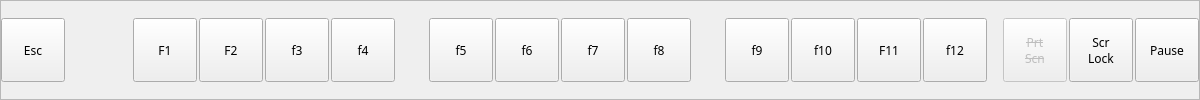
              <widget class="QFrame" name="fnRow">
               <property name="sizePolicy">
                <sizepolicy hsizetype="Maximum" vsizetype="Maximum">
                 <horstretch>0</horstretch>
                 <verstretch>0</verstretch>
                </sizepolicy>
               </property>
               <property name="frameShape">
                <enum>QFrame::Shape::StyledPanel</enum>
               </property>
               <property name="frameShadow">
                <enum>QFrame::Shadow::Sunken</enum>
               </property>
               <layout class="QHBoxLayout" name="horizontalLayout_25">
                <property name="spacing">
                 <number>2</number>
                </property>
                <property name="leftMargin">
                 <number>0</number>
                </property>
                <property name="topMargin">
                 <number>0</number>
                </property>
                <property name="rightMargin">
                 <number>0</number>
                </property>
                <property name="bottomMargin">
                 <number>0</number>
                </property>
                <item>
                 <widget class="QPushButton" name="btn_esc">
                  <property name="sizePolicy">
                   <sizepolicy hsizetype="Fixed" vsizetype="Minimum">
                    <horstretch>0</horstretch>
                    <verstretch>0</verstretch>
                   </sizepolicy>
                  </property>
                  <property name="minimumSize">
                   <size>
                    <width>64</width>
                    <height>64</height>
                   </size>
                  </property>
                  <property name="maximumSize">
                   <size>
                    <width>64</width>
                    <height>64</height>
                   </size>
                  </property>
                  <property name="font">
                   <font>
                    <family>TF2 Build</family>
                    <italic>false</italic>
                    <bold>false</bold>
                    <stylestrategy>PreferDefault</stylestrategy>
                   </font>
                  </property>
                  <property name="cursor">
                   <cursorShape>PointingHandCursor</cursorShape>
                  </property>
                  <property name="text">
                   <string>Esc</string>
                  </property>
                  <property name="autoRepeat">
                   <bool>false</bool>
                  </property>
                  <attribute name="buttonGroup">
                   <string notr="true">keybButtons</string>
                  </attribute>
                 </widget>
                </item>
                <item>
                 <spacer name="horizontalSpacer_2">
                  <property name="orientation">
                   <enum>Qt::Orientation::Horizontal</enum>
                  </property>
                  <property name="sizeType">
                   <enum>QSizePolicy::Policy::Fixed</enum>
                  </property>
                  <property name="sizeHint" stdset="0">
                   <size>
                    <width>66</width>
                    <height>1</height>
                   </size>
                  </property>
                 </spacer>
                </item>
                <item>
                 <widget class="QPushButton" name="btn_f1">
                  <property name="sizePolicy">
                   <sizepolicy hsizetype="Fixed" vsizetype="Minimum">
                    <horstretch>0</horstretch>
                    <verstretch>0</verstretch>
                   </sizepolicy>
                  </property>
                  <property name="minimumSize">
                   <size>
                    <width>64</width>
                    <height>64</height>
                   </size>
                  </property>
                  <property name="maximumSize">
                   <size>
                    <width>64</width>
                    <height>64</height>
                   </size>
                  </property>
                  <property name="font">
                   <font>
                    <family>TF2 Build</family>
                    <italic>false</italic>
                    <bold>false</bold>
                    <stylestrategy>PreferDefault</stylestrategy>
                   </font>
                  </property>
                  <property name="cursor">
                   <cursorShape>PointingHandCursor</cursorShape>
                  </property>
                  <property name="text">
                   <string>F1</string>
                  </property>
                  <property name="autoRepeat">
                   <bool>false</bool>
                  </property>
                  <attribute name="buttonGroup">
                   <string notr="true">keybButtons</string>
                  </attribute>
                 </widget>
                </item>
                <item>
                 <widget class="QPushButton" name="btn_f2">
                  <property name="sizePolicy">
                   <sizepolicy hsizetype="Fixed" vsizetype="Minimum">
                    <horstretch>0</horstretch>
                    <verstretch>0</verstretch>
                   </sizepolicy>
                  </property>
                  <property name="minimumSize">
                   <size>
                    <width>64</width>
                    <height>64</height>
                   </size>
                  </property>
                  <property name="maximumSize">
                   <size>
                    <width>64</width>
                    <height>64</height>
                   </size>
                  </property>
                  <property name="font">
                   <font>
                    <family>TF2 Build</family>
                    <italic>false</italic>
                    <bold>false</bold>
                    <stylestrategy>PreferDefault</stylestrategy>
                   </font>
                  </property>
                  <property name="cursor">
                   <cursorShape>PointingHandCursor</cursorShape>
                  </property>
                  <property name="text">
                   <string>F2</string>
                  </property>
                  <property name="autoRepeat">
                   <bool>false</bool>
                  </property>
                  <attribute name="buttonGroup">
                   <string notr="true">keybButtons</string>
                  </attribute>
                 </widget>
                </item>
                <item>
                 <widget class="QPushButton" name="btn_f3">
                  <property name="sizePolicy">
                   <sizepolicy hsizetype="Fixed" vsizetype="Minimum">
                    <horstretch>0</horstretch>
                    <verstretch>0</verstretch>
                   </sizepolicy>
                  </property>
                  <property name="minimumSize">
                   <size>
                    <width>64</width>
                    <height>64</height>
                   </size>
                  </property>
                  <property name="maximumSize">
                   <size>
                    <width>64</width>
                    <height>64</height>
                   </size>
                  </property>
                  <property name="font">
                   <font>
                    <family>TF2 Build</family>
                    <italic>false</italic>
                    <bold>false</bold>
                    <stylestrategy>PreferDefault</stylestrategy>
                   </font>
                  </property>
                  <property name="cursor">
                   <cursorShape>PointingHandCursor</cursorShape>
                  </property>
                  <property name="text">
                   <string>f3</string>
                  </property>
                  <property name="autoRepeat">
                   <bool>false</bool>
                  </property>
                  <attribute name="buttonGroup">
                   <string notr="true">keybButtons</string>
                  </attribute>
                 </widget>
                </item>
                <item>
                 <widget class="QPushButton" name="btn_f4">
                  <property name="sizePolicy">
                   <sizepolicy hsizetype="Fixed" vsizetype="Minimum">
                    <horstretch>0</horstretch>
                    <verstretch>0</verstretch>
                   </sizepolicy>
                  </property>
                  <property name="minimumSize">
                   <size>
                    <width>64</width>
                    <height>64</height>
                   </size>
                  </property>
                  <property name="maximumSize">
                   <size>
                    <width>64</width>
                    <height>64</height>
                   </size>
                  </property>
                  <property name="font">
                   <font>
                    <family>TF2 Build</family>
                    <italic>false</italic>
                    <bold>false</bold>
                    <stylestrategy>PreferDefault</stylestrategy>
                   </font>
                  </property>
                  <property name="cursor">
                   <cursorShape>PointingHandCursor</cursorShape>
                  </property>
                  <property name="text">
                   <string>f4</string>
                  </property>
                  <property name="autoRepeat">
                   <bool>false</bool>
                  </property>
                  <attribute name="buttonGroup">
                   <string notr="true">keybButtons</string>
                  </attribute>
                 </widget>
                </item>
                <item>
                 <spacer name="horizontalSpacer_3">
                  <property name="orientation">
                   <enum>Qt::Orientation::Horizontal</enum>
                  </property>
                  <property name="sizeType">
                   <enum>QSizePolicy::Policy::Fixed</enum>
                  </property>
                  <property name="sizeHint" stdset="0">
                   <size>
                    <width>32</width>
                    <height>0</height>
                   </size>
                  </property>
                 </spacer>
                </item>
                <item>
                 <widget class="QPushButton" name="btn_f5">
                  <property name="sizePolicy">
                   <sizepolicy hsizetype="Fixed" vsizetype="Minimum">
                    <horstretch>0</horstretch>
                    <verstretch>0</verstretch>
                   </sizepolicy>
                  </property>
                  <property name="minimumSize">
                   <size>
                    <width>64</width>
                    <height>64</height>
                   </size>
                  </property>
                  <property name="maximumSize">
                   <size>
                    <width>64</width>
                    <height>64</height>
                   </size>
                  </property>
                  <property name="font">
                   <font>
                    <family>TF2 Build</family>
                    <italic>false</italic>
                    <bold>false</bold>
                    <stylestrategy>PreferDefault</stylestrategy>
                   </font>
                  </property>
                  <property name="cursor">
                   <cursorShape>PointingHandCursor</cursorShape>
                  </property>
                  <property name="text">
                   <string>f5</string>
                  </property>
                  <property name="autoRepeat">
                   <bool>false</bool>
                  </property>
                  <attribute name="buttonGroup">
                   <string notr="true">keybButtons</string>
                  </attribute>
                 </widget>
                </item>
                <item>
                 <widget class="QPushButton" name="btn_f6">
                  <property name="sizePolicy">
                   <sizepolicy hsizetype="Fixed" vsizetype="Minimum">
                    <horstretch>0</horstretch>
                    <verstretch>0</verstretch>
                   </sizepolicy>
                  </property>
                  <property name="minimumSize">
                   <size>
                    <width>64</width>
                    <height>64</height>
                   </size>
                  </property>
                  <property name="maximumSize">
                   <size>
                    <width>64</width>
                    <height>64</height>
                   </size>
                  </property>
                  <property name="font">
                   <font>
                    <family>TF2 Build</family>
                    <italic>false</italic>
                    <bold>false</bold>
                    <stylestrategy>PreferDefault</stylestrategy>
                   </font>
                  </property>
                  <property name="cursor">
                   <cursorShape>PointingHandCursor</cursorShape>
                  </property>
                  <property name="text">
                   <string>f6</string>
                  </property>
                  <property name="autoRepeat">
                   <bool>false</bool>
                  </property>
                  <attribute name="buttonGroup">
                   <string notr="true">keybButtons</string>
                  </attribute>
                 </widget>
                </item>
                <item>
                 <widget class="QPushButton" name="btn_f7">
                  <property name="sizePolicy">
                   <sizepolicy hsizetype="Fixed" vsizetype="Minimum">
                    <horstretch>0</horstretch>
                    <verstretch>0</verstretch>
                   </sizepolicy>
                  </property>
                  <property name="minimumSize">
                   <size>
                    <width>64</width>
                    <height>64</height>
                   </size>
                  </property>
                  <property name="maximumSize">
                   <size>
                    <width>64</width>
                    <height>64</height>
                   </size>
                  </property>
                  <property name="font">
                   <font>
                    <family>TF2 Build</family>
                    <italic>false</italic>
                    <bold>false</bold>
                    <stylestrategy>PreferDefault</stylestrategy>
                   </font>
                  </property>
                  <property name="cursor">
                   <cursorShape>PointingHandCursor</cursorShape>
                  </property>
                  <property name="text">
                   <string>f7</string>
                  </property>
                  <property name="autoRepeat">
                   <bool>false</bool>
                  </property>
                  <attribute name="buttonGroup">
                   <string notr="true">keybButtons</string>
                  </attribute>
                 </widget>
                </item>
                <item>
                 <widget class="QPushButton" name="btn_f8">
                  <property name="sizePolicy">
                   <sizepolicy hsizetype="Fixed" vsizetype="Minimum">
                    <horstretch>0</horstretch>
                    <verstretch>0</verstretch>
                   </sizepolicy>
                  </property>
                  <property name="minimumSize">
                   <size>
                    <width>64</width>
                    <height>64</height>
                   </size>
                  </property>
                  <property name="maximumSize">
                   <size>
                    <width>64</width>
                    <height>64</height>
                   </size>
                  </property>
                  <property name="font">
                   <font>
                    <family>TF2 Build</family>
                    <italic>false</italic>
                    <bold>false</bold>
                    <stylestrategy>PreferDefault</stylestrategy>
                   </font>
                  </property>
                  <property name="cursor">
                   <cursorShape>PointingHandCursor</cursorShape>
                  </property>
                  <property name="text">
                   <string>f8</string>
                  </property>
                  <property name="autoRepeat">
                   <bool>false</bool>
                  </property>
                  <attribute name="buttonGroup">
                   <string notr="true">keybButtons</string>
                  </attribute>
                 </widget>
                </item>
                <item>
                 <spacer name="horizontalSpacer_4">
                  <property name="orientation">
                   <enum>Qt::Orientation::Horizontal</enum>
                  </property>
                  <property name="sizeType">
                   <enum>QSizePolicy::Policy::Fixed</enum>
                  </property>
                  <property name="sizeHint" stdset="0">
                   <size>
                    <width>32</width>
                    <height>0</height>
                   </size>
                  </property>
                 </spacer>
                </item>
                <item>
                 <widget class="QPushButton" name="btn_f9">
                  <property name="sizePolicy">
                   <sizepolicy hsizetype="Fixed" vsizetype="Minimum">
                    <horstretch>0</horstretch>
                    <verstretch>0</verstretch>
                   </sizepolicy>
                  </property>
                  <property name="minimumSize">
                   <size>
                    <width>64</width>
                    <height>64</height>
                   </size>
                  </property>
                  <property name="maximumSize">
                   <size>
                    <width>64</width>
                    <height>64</height>
                   </size>
                  </property>
                  <property name="font">
                   <font>
                    <family>TF2 Build</family>
                    <italic>false</italic>
                    <bold>false</bold>
                    <stylestrategy>PreferDefault</stylestrategy>
                   </font>
                  </property>
                  <property name="cursor">
                   <cursorShape>PointingHandCursor</cursorShape>
                  </property>
                  <property name="text">
                   <string>f9</string>
                  </property>
                  <property name="autoRepeat">
                   <bool>false</bool>
                  </property>
                  <attribute name="buttonGroup">
                   <string notr="true">keybButtons</string>
                  </attribute>
                 </widget>
                </item>
                <item>
                 <widget class="QPushButton" name="btn_f10">
                  <property name="sizePolicy">
                   <sizepolicy hsizetype="Fixed" vsizetype="Minimum">
                    <horstretch>0</horstretch>
                    <verstretch>0</verstretch>
                   </sizepolicy>
                  </property>
                  <property name="minimumSize">
                   <size>
                    <width>64</width>
                    <height>64</height>
                   </size>
                  </property>
                  <property name="maximumSize">
                   <size>
                    <width>64</width>
                    <height>64</height>
                   </size>
                  </property>
                  <property name="font">
                   <font>
                    <family>TF2 Build</family>
                    <italic>false</italic>
                    <bold>false</bold>
                    <stylestrategy>PreferDefault</stylestrategy>
                   </font>
                  </property>
                  <property name="cursor">
                   <cursorShape>PointingHandCursor</cursorShape>
                  </property>
                  <property name="text">
                   <string>f10</string>
                  </property>
                  <property name="autoRepeat">
                   <bool>false</bool>
                  </property>
                  <attribute name="buttonGroup">
                   <string notr="true">keybButtons</string>
                  </attribute>
                 </widget>
                </item>
                <item>
                 <widget class="QPushButton" name="btn_f11">
                  <property name="sizePolicy">
                   <sizepolicy hsizetype="Fixed" vsizetype="Minimum">
                    <horstretch>0</horstretch>
                    <verstretch>0</verstretch>
                   </sizepolicy>
                  </property>
                  <property name="minimumSize">
                   <size>
                    <width>64</width>
                    <height>64</height>
                   </size>
                  </property>
                  <property name="maximumSize">
                   <size>
                    <width>64</width>
                    <height>64</height>
                   </size>
                  </property>
                  <property name="font">
                   <font>
                    <family>TF2 Build</family>
                    <italic>false</italic>
                    <bold>false</bold>
                    <stylestrategy>PreferDefault</stylestrategy>
                   </font>
                  </property>
                  <property name="cursor">
                   <cursorShape>PointingHandCursor</cursorShape>
                  </property>
                  <property name="text">
                   <string>F11</string>
                  </property>
                  <property name="autoRepeat">
                   <bool>false</bool>
                  </property>
                  <attribute name="buttonGroup">
                   <string notr="true">keybButtons</string>
                  </attribute>
                 </widget>
                </item>
                <item>
                 <widget class="QPushButton" name="btn_f12">
                  <property name="sizePolicy">
                   <sizepolicy hsizetype="Fixed" vsizetype="Minimum">
                    <horstretch>0</horstretch>
                    <verstretch>0</verstretch>
                   </sizepolicy>
                  </property>
                  <property name="minimumSize">
                   <size>
                    <width>64</width>
                    <height>64</height>
                   </size>
                  </property>
                  <property name="maximumSize">
                   <size>
                    <width>64</width>
                    <height>64</height>
                   </size>
                  </property>
                  <property name="font">
                   <font>
                    <family>TF2 Build</family>
                    <italic>false</italic>
                    <bold>false</bold>
                    <stylestrategy>PreferDefault</stylestrategy>
                   </font>
                  </property>
                  <property name="cursor">
                   <cursorShape>PointingHandCursor</cursorShape>
                  </property>
                  <property name="text">
                   <string>f12</string>
                  </property>
                  <property name="autoRepeat">
                   <bool>false</bool>
                  </property>
                  <attribute name="buttonGroup">
                   <string notr="true">keybButtons</string>
                  </attribute>
                 </widget>
                </item>
                <item>
                 <spacer name="horizontalSpacer_5">
                  <property name="orientation">
                   <enum>Qt::Orientation::Horizontal</enum>
                  </property>
                  <property name="sizeType">
                   <enum>QSizePolicy::Policy::Fixed</enum>
                  </property>
                  <property name="sizeHint" stdset="0">
                   <size>
                    <width>14</width>
                    <height>0</height>
                   </size>
                  </property>
                 </spacer>
                </item>
                <item>
                 <widget class="QPushButton" name="btn_prtsc_DISABLED">
                  <property name="enabled">
                   <bool>false</bool>
                  </property>
                  <property name="sizePolicy">
                   <sizepolicy hsizetype="Fixed" vsizetype="Fixed">
                    <horstretch>0</horstretch>
                    <verstretch>0</verstretch>
                   </sizepolicy>
                  </property>
                  <property name="minimumSize">
                   <size>
                    <width>64</width>
                    <height>64</height>
                   </size>
                  </property>
                  <property name="maximumSize">
                   <size>
                    <width>64</width>
                    <height>64</height>
                   </size>
                  </property>
                  <property name="font">
                   <font>
                    <family>TF2 Build</family>
                    <italic>false</italic>
                    <bold>false</bold>
                    <strikeout>true</strikeout>
                    <stylestrategy>PreferDefault</stylestrategy>
                   </font>
                  </property>
                  <property name="cursor">
                   <cursorShape>PointingHandCursor</cursorShape>
                  </property>
                  <property name="toolTip">
                   <string>This key cannot be bound to an action.</string>
                  </property>
                  <property name="text">
                   <string>Prt
Scn</string>
                  </property>
                  <property name="autoRepeat">
                   <bool>false</bool>
                  </property>
                 </widget>
                </item>
                <item>
                 <widget class="QPushButton" name="btn_scrlk">
                  <property name="sizePolicy">
                   <sizepolicy hsizetype="Fixed" vsizetype="Minimum">
                    <horstretch>0</horstretch>
                    <verstretch>0</verstretch>
                   </sizepolicy>
                  </property>
                  <property name="minimumSize">
                   <size>
                    <width>64</width>
                    <height>64</height>
                   </size>
                  </property>
                  <property name="maximumSize">
                   <size>
                    <width>64</width>
                    <height>64</height>
                   </size>
                  </property>
                  <property name="font">
                   <font>
                    <family>TF2 Build</family>
                    <italic>false</italic>
                    <bold>false</bold>
                    <stylestrategy>PreferDefault</stylestrategy>
                   </font>
                  </property>
                  <property name="cursor">
                   <cursorShape>PointingHandCursor</cursorShape>
                  </property>
                  <property name="text">
                   <string>Scr
Lock</string>
                  </property>
                  <property name="autoRepeat">
                   <bool>false</bool>
                  </property>
                  <attribute name="buttonGroup">
                   <string notr="true">keybButtons</string>
                  </attribute>
                 </widget>
                </item>
                <item>
                 <widget class="QPushButton" name="btn_pause">
                  <property name="sizePolicy">
                   <sizepolicy hsizetype="Fixed" vsizetype="Minimum">
                    <horstretch>0</horstretch>
                    <verstretch>0</verstretch>
                   </sizepolicy>
                  </property>
                  <property name="minimumSize">
                   <size>
                    <width>64</width>
                    <height>64</height>
                   </size>
                  </property>
                  <property name="maximumSize">
                   <size>
                    <width>64</width>
                    <height>64</height>
                   </size>
                  </property>
                  <property name="font">
                   <font>
                    <family>TF2 Build</family>
                    <italic>false</italic>
                    <bold>false</bold>
                    <stylestrategy>PreferDefault</stylestrategy>
                   </font>
                  </property>
                  <property name="cursor">
                   <cursorShape>PointingHandCursor</cursorShape>
                  </property>
                  <property name="text">
                   <string>Pause</string>
                  </property>
                  <property name="autoRepeat">
                   <bool>false</bool>
                  </property>
                  <attribute name="buttonGroup">
                   <string notr="true">keybButtons</string>
                  </attribute>
                 </widget>
                </item>
               </layout>
              </widget>
